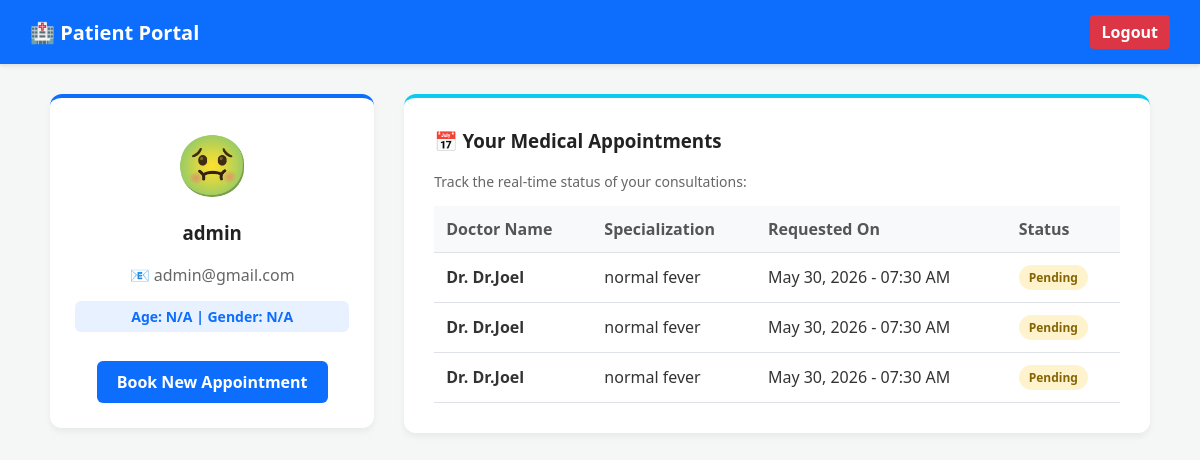
/patient/dashboard/ (signed in), run on the app's committed database.
### telemedicine/models.py (models this page shows, shortened)
class Appointment(models.Model):
    user = models.ForeignKey(User, on_delete=models.CASCADE)
    doctor = models.ForeignKey(Doctor, on_delete=models.CASCADE)
    status = models.CharField(max_length=20, default="Pending")
    created_at = models.DateTimeField(auto_now_add=True)

class Doctor(models.Model):
    user = models.OneToOneField(User, on_delete=models.CASCADE)
    specialization = models.CharField(max_length=100)
    experience = models.IntegerField()
    available_time = models.CharField(max_length=100)
    doctor_image = models.ImageField(upload_to='doctors/', default='doctors/default_doc.png', blank=True)

### telemedicine/views.py (the view)
# urls.py: path('patient/dashboard/', views.patient_dashboard, name='patient_dashboard'),
@login_required
def patient_dashboard(request):
    my_appointments = Appointment.objects.filter(user=request.user)
    profile = PatientProfile.objects.filter(user=request.user).first()
    return render(request, 'patient_dashboard.html', {'appointments': my_appointments, 'profile': profile})

### telemedicine/templates/patient_dashboard.html (shortened to what this page needs)
<!DOCTYPE html>
<html lang="en">
<head>
</head>
<body>
    <div class="navbar">
        <a class="navbar-brand" href="/">🏥 Patient Portal</a>
        <a href="{% url 'logout' %}" style="color: white; text-decoration: none; font-weight: bold; background: #dc3545; padding: 6px 12px; border-radius: 4px;">Logout</a>
    </div>
    <div class="container">
        <div class="sidebar">
            {% if profile.patient_image %}
                <img src="{{ profile.patient_image.url }}" class="profile-img" alt="Patient">
            {% else %}
                <div style="font-size: 60px; margin-bottom: 15px;">🤢</div>
            {% endif %}
            <h3>{{ user.username }}</h3>
            <p style="color:#666; margin: 5px 0;">📧 {{ user.email }}</p>
            <p style="font-size: 14px; background: #e7f1ff; color: #0d6efd; padding: 6px; border-radius: 6px; font-weight: bold; margin-top: 15px;">
                Age: {{ profile.age|default:"N/A" }} | Gender: {{ profile.gender|default:"N/A" }}
            </p>
            <a href="/" class="btn-home">Book New Appointment</a>
        </div>
        <div class="main-content">
            <h3>📅 Your Medical Appointments</h3>
            <p style="color:#666; font-size: 14px;">Track the real-time status of your consultations:</p>
            {% if appointments %}
                <table class="table">
                    <thead>
                        <tr>
                            <th>Doctor Name</th>
                            <th>Specialization</th>
                            <th>Requested On</th>
                            <th>Status</th>
                        </tr>
                    </thead>
                    <tbody>
                        {% for appt in appointments %}
                            <tr>
                                <td><strong>Dr. {{ appt.doctor.user.username }}</strong></td>
                                <td>{{ appt.doctor.specialization }}</td>
                                <td>{{ appt.created_at|date:"M d, Y - h:i A" }}</td>
                                <td><span class="status-badge status-{{ appt.status }}">{{ appt.status }}</span></td>
                            </tr>
                        {% endfor %}
                    </tbody>
                </table>
            {% else %}
                <div style="text-align: center; padding: 40px; color: #999;">
                    <span style="font-size: 48px;">📅</span>
                    <p>No appointments booked yet. Go to home page to consult AI.</p>
                </div>
            {% endif %}
        </div>
    </div>
</body>
</html>

### telemedicine/templates/patient_dashboard.html (style rules this page uses)
body { font-family: 'Segoe UI', Arial, sans-serif; background-color: #f4f7f6; margin: 0; color: #333; }
.navbar { background-color: #0d6efd; color: rgb(171, 56, 56); padding: 15px 30px; display: flex; justify-content: space-between; align-items: center; box-shadow: 0 2px 4px rgba(0,0,0,0.1); }
.navbar-brand { font-size: 20px; font-weight: bold; text-decoration: none; color: white; }
.container { max-width: 1100px; margin: 30px auto; padding: 0 20px; display: flex; gap: 30px; }
.sidebar { flex: 1; background: white; padding: 25px; border-radius: 12px; box-shadow: 0 4px 6px rgba(0,0,0,0.05); text-align: center; border-top: 4px solid #0d6efd; height: fit-content; }
.main-content { flex: 2.5; background: white; padding: 30px; border-radius: 12px; box-shadow: 0 4px 6px rgba(0,0,0,0.05); border-top: 4px solid #0dcaf0; }
h3 { margin-top: 0; color: #222; }
.table { width: 100%; border-collapse: collapse; margin-top: 15px; text-align: left; }
.table th, .table td { padding: 12px; border-bottom: 1px solid #dee2e6; }
.table th { background-color: #f8f9fa; color: #555; }
.status-badge { padding: 4px 10px; border-radius: 20px; font-size: 12px; font-weight: bold; display: inline-block; }
.status-Pending { background: #fff3cd; color: #856404; }
.btn-home { background: #0d6efd; color: white; text-decoration: none; padding: 10px 20px; border-radius: 6px; font-weight: bold; display: inline-block; margin-top: 15px; }

### data on the page
Appointment: doctor.user.username "Dr.Joel", doctor.specialization "normal fever", created_at "May 30, 2026 - 07:30 AM", status "Pending"
Appointment: doctor.user.username "Dr.Joel", doctor.specialization "normal fever", created_at "May 30, 2026 - 07:30 AM", status "Pending"
Appointment: doctor.user.username "Dr.Joel", doctor.specialization "normal fever", created_at "May 30, 2026 - 07:30 AM", status "Pending"

### other printed values
{{ user.username }} "admin"
{{ user.email }} "admin@gmail.com"
{{ profile.age|default:"N/A" }} "N/A"
{{ profile.gender|default:"N/A" }} "N/A"
